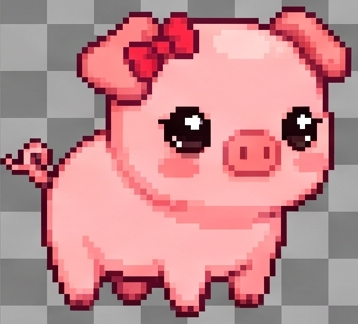
#> input picture scripts/extracted_new/pig_1.png, 358 x 324 px, found by its file name; its folder holds 4 pictures in this run
$ python align_and_pad_new.py
#> lines starting #> are read from the running program, lines starting #| are printed output that depends on the picture; after the words box and inside, x2 and y2 are one past the last pixel; in counts of white or black regions, pixels touching at a corner belong together
import cv2
import numpy as np
import os

os.makedirs('src/renderer/assets/sprites', exist_ok=True)

groups = {
    'idle':  [('idle.png', 1), ('idle2.png', 3), ('idle3.png', 4), ('wink.png', 2)],
    'walk':  [('walk1.png', 5), ('walk2.png', 6), ('walk3.png', 7), ('walk4.png', 8), ('walk5.png', 9)],
    'sleep': [('sleep1.png', 18), ('sleep2.png', 19)],
    'happy': [('happy.png', 13), ('happy2.png', 14)],
    'drag':  [('drag1.png', 21), ('drag2.png', 22), ('drag3.png', 23)],
    'misc':  [('sniff.png', 10), ('alert.png', 11)]
}

CANVAS_WIDTH = 300
CANVAS_HEIGHT = 200

def process_img(path):
#> called with path = 'scripts/extracted_new/pig_1.png'
    img = cv2.imread(path, cv2.IMREAD_UNCHANGED)
#> img is the input picture: shape (324, 358, 4); mean B, G, R, A 142.2, 138.1, 192.7, 164.3
    scale = 0.45
    w = int(img.shape[1] * scale)
#> w = 161
    h = int(img.shape[0] * scale)
#> h = 145
    img = cv2.resize(img, (w, h), interpolation=cv2.INTER_AREA)
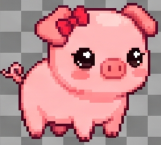
#> img: shape (145, 161, 4); mean B, G, R, A 142.2, 138.1, 192.7, 164.3
    return img

for group_name, items in groups.items():
    print(f"Aligning {group_name}...")

    ref_name, ref_id = items[0]
    ref_img = process_img(f'scripts/extracted_new/pig_{ref_id}.png')

    ref_x = (CANVAS_WIDTH - ref_img.shape[1]) // 2
#> ref_x = 69
    ref_y = CANVAS_HEIGHT - ref_img.shape[0] - 10
#> ref_y = 45

    ref_canvas = np.zeros((CANVAS_HEIGHT, CANVAS_WIDTH, 4), dtype=np.uint8)
    ref_canvas[ref_y:ref_y+ref_img.shape[0], ref_x:ref_x+ref_img.shape[1]] = ref_img
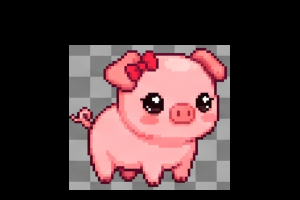
#> ref_canvas: shape (200, 300, 4); mean B, G, R, A 55.3, 53.8, 75, 63.9
    cv2.imwrite(f'src/renderer/assets/sprites/{ref_name}', ref_canvas)

    ref_gray = cv2.cvtColor(ref_img, cv2.COLOR_BGRA2GRAY)
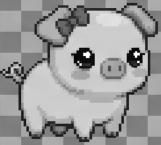
#> ref_gray: shape (145, 161); min 4, max 255, mean 154.9
    _, ref_mask = cv2.threshold(ref_img[:,:,3], 127, 255, cv2.THRESH_BINARY)
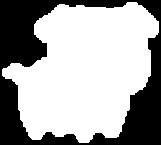
#> ref_mask: shape (145, 161); 64.4% white; 1 black region, box (x1, y1, x2, y2) and area: (0, 0, 161, 145) 8308
    ref_gray = cv2.bitwise_and(ref_gray, ref_gray, mask=ref_mask)
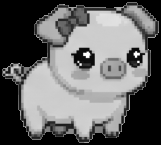
#> ref_gray: shape (145, 161); min 0, max 255, mean 102.3

    for name, pid in items[1:]:
        img = process_img(f'scripts/extracted_new/pig_{pid}.png')
#> (the run stopped early here; a loop or call above may not have finished)
